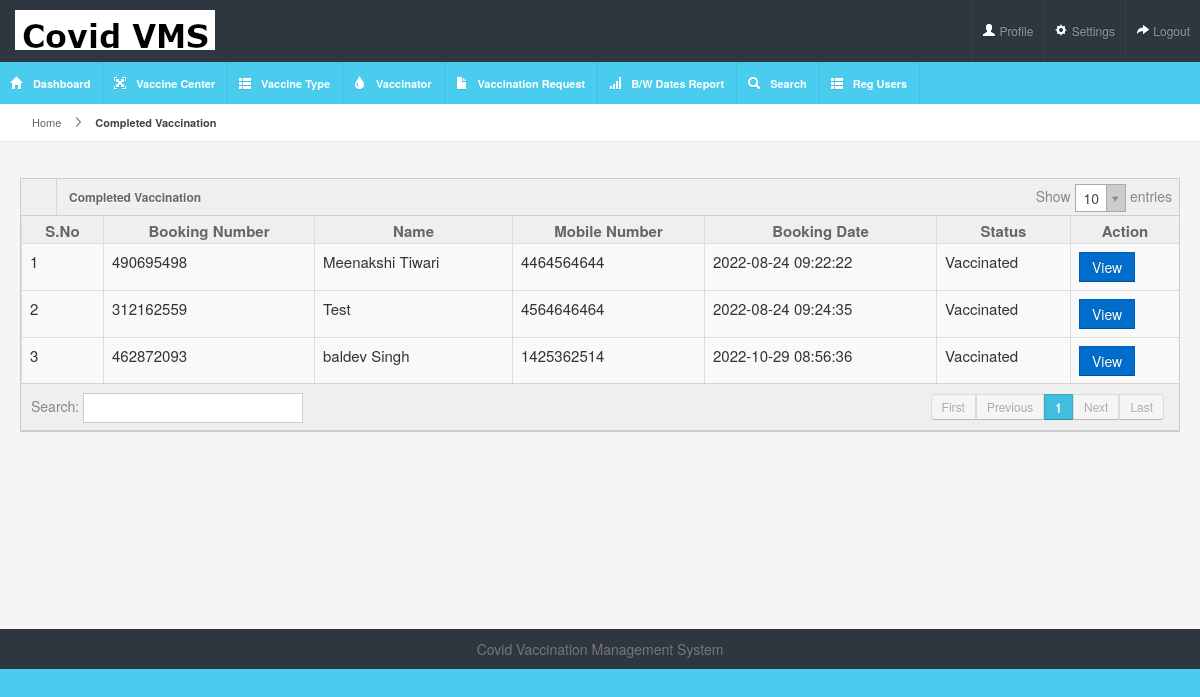
/covidvms/admin/vaccination-done.php (signed in), run on the app's committed database.
### tables this page shows
CREATE TABLE `tblvaccinationbooking` (
  `ID` int(5) NOT NULL,
  `UserID` int(5) DEFAULT NULL,
  `BookingNumber` int(10) DEFAULT NULL,
  `Patient` varchar(250) DEFAULT NULL,
  `Name` varchar(250) DEFAULT NULL,
  `MobileNumber` bigint(20) DEFAULT NULL,
  `IdentityProof` varchar(250) DEFAULT NULL,
  `IdentityNumber` varchar(250) DEFAULT NULL,
  `VaccineType` varchar(100) DEFAULT NULL,
  `VaccineCenterid` int(5) DEFAULT NULL,
  `DateofVaccination` date DEFAULT NULL,
  `BookingSlots` varchar(250) DEFAULT NULL,
  `Dose` varchar(250) DEFAULT NULL,
  `DateofBooking` timestamp NULL DEFAULT current_timestamp(),
  `Remark` varchar(250) DEFAULT NULL,
  `Status` varchar(250) DEFAULT NULL,
  `VaccinationDoneby` int(5) DEFAULT NULL,
  `UpdationDate` timestamp NULL DEFAULT NULL ON UPDATE current_timestamp()
);

### covidvms/admin/vaccination-done.php (the view, shortened to what this page needs)
<?php
include('includes/dbconnection.php');
if (strlen($_SESSION['cvmsaid']==0)) {
  header('location:logout.php');
  } else{
?>
<!DOCTYPE html>
<html lang="en">
<head>
<link rel="stylesheet" href="../admin/css/bootstrap.min.css" />
<link rel="stylesheet" href="../admin/css/bootstrap-responsive.min.css" />
<link rel="stylesheet" href="../admin/css/uniform.css" />
<link rel="stylesheet" href="../admin/css/select2.css" />
<link rel="stylesheet" href="../admin/css/maruti-style.css" />
<link rel="stylesheet" href="../admin/css/maruti-media.css" class="skin-color" />
</head>
<body>
<?php include_once('includes/header.php');?>
<div id="content">
  <div id="content-header">
    <div id="breadcrumb"> <a href="dashboard.php" title="Go to Home" class="tip-bottom"><i class="icon-home"></i> Home</a> <a href="vaccination-done.php" class="current">Completed Vaccination</a> </div>
  </div>
  <div class="container-fluid">
    <div class="row-fluid">
      <div class="span12">
        <div class="widget-box">
          <div class="widget-title">
             <span class="icon"><i class="icon-th"></i></span>
            <h5>Completed Vaccination</h5>
          </div>
          <div class="widget-content nopadding">
            <table class="table table-bordered data-table" style="font-size: 15px;">
              <thead>
                <tr >
                  <th style="font-size: 15px;">S.No</th>
                  <th style="font-size: 15px;">Booking Number</th>
                  <th style="font-size: 15px;">Name</th>
                  <th style="font-size: 15px;">Mobile Number</th>
                  <th style="font-size: 15px;">Booking Date</th>
                  <th style="font-size: 15px;">Status</th>
                  <th style="font-size: 15px;">Action</th>
                </tr>
              </thead>
              <tbody>
                <?php
$sql="SELECT * from tblvaccinationbooking where Status='Vaccinated'";
$query = $dbh -> prepare($sql);
$query->bindParam(':vcenid',$vcenid,PDO::PARAM_STR);
$query->execute();
$results=$query->fetchAll(PDO::FETCH_OBJ);
$cnt=1;
if($query->rowCount() > 0)
{
foreach($results as $row)
{               ?>
                <tr class="gradeX">
                  <td><?php echo htmlentities($cnt);?></td>
                                    <td><?php  echo htmlentities($row->BookingNumber);?></td>
                                    <td><?php  echo htmlentities($row->Name);?></td>
                                    <td><?php  echo htmlentities($row->MobileNumber);?></td>
                                    <td><?php  echo htmlentities($row->DateofBooking);?></td>
                                     <?php if($row->Status==""){ ?>
                     <td><?php echo "Not Updated Yet"; ?></td>
<?php } else { ?>                  <td><?php  echo htmlentities($row->Status);?>
                  </td>
                  <?php } ?>
                                    <td><a href="view-vaccination-detail.php?editid=<?php echo htmlentities ($row->ID);?>&&bookid=<?php echo htmlentities ($row->BookingNumber);?>" class="btn btn-primary">View</a></td>
                </tr><?php $cnt=$cnt+1;}} ?>
              </tbody>
            </table>
          </div>
        </div>
      </div>
    </div>
  </div>
</div>
<?php include_once('includes/footer.php');?>
</body>
</html><?php }  ?>

### covidvms/admin/css/maruti-style.css (style rules this page uses)
* { outline:none !important; -moz-outline: none !important; }
body { overflow-x: hidden; margin-top: -10px; }
select, textarea, input[type="text"], input[type="password"], input[type="datetime"], input[type="datetime-local"], input[type="date"], input[type="month"], input[type="time"], input[type="week"], input[type="number"], input[type="email"], input[type="url"], input[type="search"], input[type="tel"], input[type="color"], .uneditable-input, .label, .dropdown-menu, .btn, .well, .progress, .table-bordered, .btn-group > .btn:first-child, .btn-group > .btn:last-child, .btn-group > .btn:last-child, .btn-group > .dropdown-toggle, .alert { border-radius:0px; }
.btn, textarea, input[type="text"], input[type="password"], input[type="datetime"], input[type="datetime-local"], input[type="date"], input[type="month"], input[type="time"], input[type="week"], input[type="number"], input[type="email"], input[type="url"], input[type="search"], input[type="tel"], input[type="color"], .uneditable-input { box-shadow:none; }
.progress, .progress-success .bar, .progress .bar-success, .progress-warning .bar, .progress .bar-warning, .progress-danger .bar, .progress .bar-danger, .progress-info .bar, .progress .bar-info, .btn, .btn-primary { background-image:none; }
#content { background:url(../images/backgrounds/bodyBg.png) repeat #fff; margin-left:0px; margin-right: 0; margin-top:80px; padding-bottom: 25px; position: relative; min-height: 500px; width: auto; }
#content-header { position: abslute; width: 100%; margin-top: -38px; z-index: 20; }
.container-fluid .row-fluid:first-child { margin-top: 20px; }
#breadcrumb { background-color: #fff; border-bottom: 1px solid #e3ebed; }
#breadcrumb a { padding: 8px 20px 8px 10px; display: inline-block; background-image: url('../img/breadcrumb.png'); background-position: center right; background-repeat: no-repeat; font-size: 11px; color: #666666; }
#breadcrumb a:last-child { background-image:none; }
#breadcrumb a.current { font-weight: bold; color: #444444; }
#breadcrumb a i { margin-right: 5px; opacity: .6; }
.stat-boxes .peity_bar_good, .stat-boxes .peity_line_good, { color: #459D1C; }
.widget-box { background: none repeat scroll 0 0 #F9F9F9; border-top: 1px solid #CDCDCD; border-left: 1px solid #CDCDCD; border-right: 1px solid #CDCDCD; clear: both; margin-top: 16px; margin-bottom: 16px; position: relative; }
.widget-title, .modal-header, .table th, div.dataTables_wrapper .ui-widget-header { background-color: #efefef; border-bottom: 1px solid #CDCDCD; height: 36px; }
.widget-title span.icon { border-right: 1px solid #cdcdcd; padding: 9px 10px 7px 11px; float: left; opacity: .7; }
.widget-title h5 { color: #666666; text-shadow: 0 1px 0 #ffffff; float: left; font-size: 12px; font-weight: bold; padding: 12px; line-height: 12px; margin: 0; }
.widget-content { padding: 12px 15px; border-bottom: 1px solid #cdcdcd; }
.table th { height: auto; font-size: 14px; padding: 5px 10px 2px; border-bottom: 0; text-align: center; color: #666666; }
.nopadding { padding: 0 !important; }
.nopadding .table { margin-bottom: 0; }
.nopadding .table-bordered { border: 0; }

### covidvms/admin/css/maruti-media.css (style rules this page uses)
body { background:#49CCED; }

### data on the page
tblvaccinationbooking: BookingNumber "490695498", Name "Meenakshi Tiwari", MobileNumber "4464564644", DateofBooking "2022-08-24 09:22:22", Status "Vaccinated"
tblvaccinationbooking: BookingNumber "312162559", Name "Test", MobileNumber "4564646464", DateofBooking "2022-08-24 09:24:35", Status "Vaccinated"
tblvaccinationbooking: BookingNumber "462872093", Name "baldev Singh", MobileNumber "1425362514", DateofBooking "2022-10-29 08:56:36", Status "Vaccinated"
